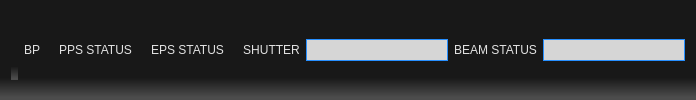
    <widget class="QFrame" name="frameCabecario">
     <property name="minimumSize">
      <size>
       <width>510</width>
       <height>50</height>
      </size>
     </property>
     <property name="styleSheet">
      <string notr="true">background-color: qlineargradient(spread:pad, x1:0.521, y1:0.725505, x2:0.521, y2:0.989247, stop:0.198925 rgba(24, 24, 24, 255), stop:0.94086 rgba(76, 76, 76, 255));</string>
     </property>
     <layout class="QHBoxLayout" name="horizontalLayout_9">
      <item>
       <widget class="QLabel" name="label">
        <property name="sizePolicy">
         <sizepolicy hsizetype="Fixed" vsizetype="Preferred">
          <horstretch>0</horstretch>
          <verstretch>0</verstretch>
         </sizepolicy>
        </property>
        <property name="maximumSize">
         <size>
          <width>61</width>
          <height>61</height>
         </size>
        </property>
        <property name="text">
         <string/>
        </property>
        <property name="pixmap">
         <pixmap>images/LogoSirius_cortado.png</pixmap>
        </property>
        <property name="scaledContents">
         <bool>true</bool>
        </property>
       </widget>
      </item>
      <item>
       <layout class="QHBoxLayout" name="horizontalLayout_8">
        <item>
         <layout class="QHBoxLayout" name="horizontalLayout_3">
          <item>
           <widget class="QLabel" name="label_2">
            <property name="maximumSize">
             <size>
              <width>41</width>
              <height>41</height>
             </size>
            </property>
            <property name="styleSheet">
             <string notr="true">color: rgb(226, 226, 226);
font: 75 20pt &quot;Courier 10 Pitch&quot;;
background-color: transparent;</string>
            </property>
            <property name="text">
             <string>BP</string>
            </property>
            <property name="alignment">
             <set>Qt::AlignCenter</set>
            </property>
           </widget>
          </item>
          <item>
           <widget class="QLabel" name="labelBpBool">
            <property name="maximumSize">
             <size>
              <width>41</width>
              <height>41</height>
             </size>
            </property>
            <property name="styleSheet">
             <string notr="true">background-color: transparent;</string>
            </property>
            <property name="text">
             <string/>
            </property>
            <property name="pixmap">
             <pixmap>images/led_red.png</pixmap>
            </property>
            <property name="scaledContents">
             <bool>true</bool>
            </property>
           </widget>
          </item>
         </layout>
        </item>
        <item>
         <layout class="QHBoxLayout" name="horizontalLayout_7">
          <item>
           <layout class="QHBoxLayout" name="horizontalLayout_4">
            <item>
             <widget class="QLabel" name="label_4">
              <property name="styleSheet">
               <string notr="true">color: rgb(226, 226, 226);
font: 75 20pt &quot;Courier 10 Pitch&quot;;
background-color: transparent;</string>
              </property>
              <property name="text">
               <string>PPS STATUS</string>
              </property>
              <property name="alignment">
               <set>Qt::AlignCenter</set>
              </property>
             </widget>
            </item>
            <item>
             <widget class="QLabel" name="labelPpsStatusBool">
              <property name="maximumSize">
               <size>
                <width>41</width>
                <height>41</height>
               </size>
              </property>
              <property name="styleSheet">
               <string notr="true">background-color: transparent;</string>
              </property>
              <property name="text">
               <string/>
              </property>
              <property name="pixmap">
               <pixmap>images/led_red.png</pixmap>
              </property>
              <property name="scaledContents">
               <bool>true</bool>
              </property>
             </widget>
            </item>
           </layout>
          </item>
          <item>
           <layout class="QHBoxLayout" name="horizontalLayout_5">
            <item>
             <widget class="QLabel" name="label_6">
              <property name="styleSheet">
               <string notr="true">color: rgb(226, 226, 226);
font: 75 20pt &quot;Courier 10 Pitch&quot;;
background-color: transparent;</string>
              </property>
              <property name="text">
               <string>EPS STATUS</string>
              </property>
              <property name="alignment">
               <set>Qt::AlignCenter</set>
              </property>
             </widget>
            </item>
            <item>
             <widget class="QLabel" name="labelEpsStatusBool">
              <property name="maximumSize">
               <size>
                <width>41</width>
                <height>41</height>
               </size>
              </property>
              <property name="styleSheet">
               <string notr="true">background-color: transparent;</string>
              </property>
              <property name="text">
               <string/>
              </property>
              <property name="pixmap">
               <pixmap>images/led_red.png</pixmap>
              </property>
              <property name="scaledContents">
               <bool>true</bool>
              </property>
             </widget>
            </item>
           </layout>
          </item>
         </layout>
        </item>
        <item>
         <layout class="QHBoxLayout" name="horizontalLayout_6">
          <item>
           <layout class="QHBoxLayout" name="horizontalLayout">
            <item>
             <widget class="QLabel" name="label_7">
              <property name="styleSheet">
               <string notr="true">color: rgb(226, 226, 226);
font: 75 20pt &quot;Courier 10 Pitch&quot;;
background-color: transparent;</string>
              </property>
              <property name="text">
               <string>SHUTTER</string>
              </property>
              <property name="alignment">
               <set>Qt::AlignCenter</set>
              </property>
             </widget>
            </item>
            <item>
             <widget class="QLineEdit" name="lineEditShutter">
              <property name="font">
               <font>
                <family>Utopia</family>
                <pointsize>11</pointsize>
                <weight>75</weight>
                <bold>true</bold>
               </font>
              </property>
              <property name="styleSheet">
               <string notr="true">background-color: rgb(214, 214, 214);
border-style: solid;
border-color: rgb(39, 143, 255);
border-width: 1px;</string>
              </property>
              <property name="alignment">
               <set>Qt::AlignCenter</set>
              </property>
              <property name="readOnly">
               <bool>true</bool>
              </property>
             </widget>
            </item>
           </layout>
          </item>
          <item>
           <layout class="QHBoxLayout" name="horizontalLayout_2">
            <item>
             <widget class="QLabel" name="label_8">
              <property name="styleSheet">
               <string notr="true">color: rgb(226, 226, 226);
font: 75 20pt &quot;Courier 10 Pitch&quot;;
background-color: transparent;</string>
              </property>
              <property name="text">
               <string>BEAM STATUS</string>
              </property>
              <property name="alignment">
               <set>Qt::AlignCenter</set>
              </property>
             </widget>
            </item>
            <item>
             <widget class="QLineEdit" name="lineEditBeamStatus">
              <property name="font">
               <font>
                <family>Utopia</family>
                <pointsize>11</pointsize>
                <weight>75</weight>
                <bold>true</bold>
               </font>
              </property>
              <property name="styleSheet">
               <string notr="true">background-color: rgb(214, 214, 214);
border-style: solid;
border-color: rgb(39, 143, 255);
border-width: 1px;</string>
              </property>
              <property name="alignment">
               <set>Qt::AlignCenter</set>
              </property>
              <property name="readOnly">
               <bool>true</bool>
              </property>
             </widget>
            </item>
           </layout>
          </item>
         </layout>
        </item>
       </layout>
      </item>
     </layout>
    </widget>
